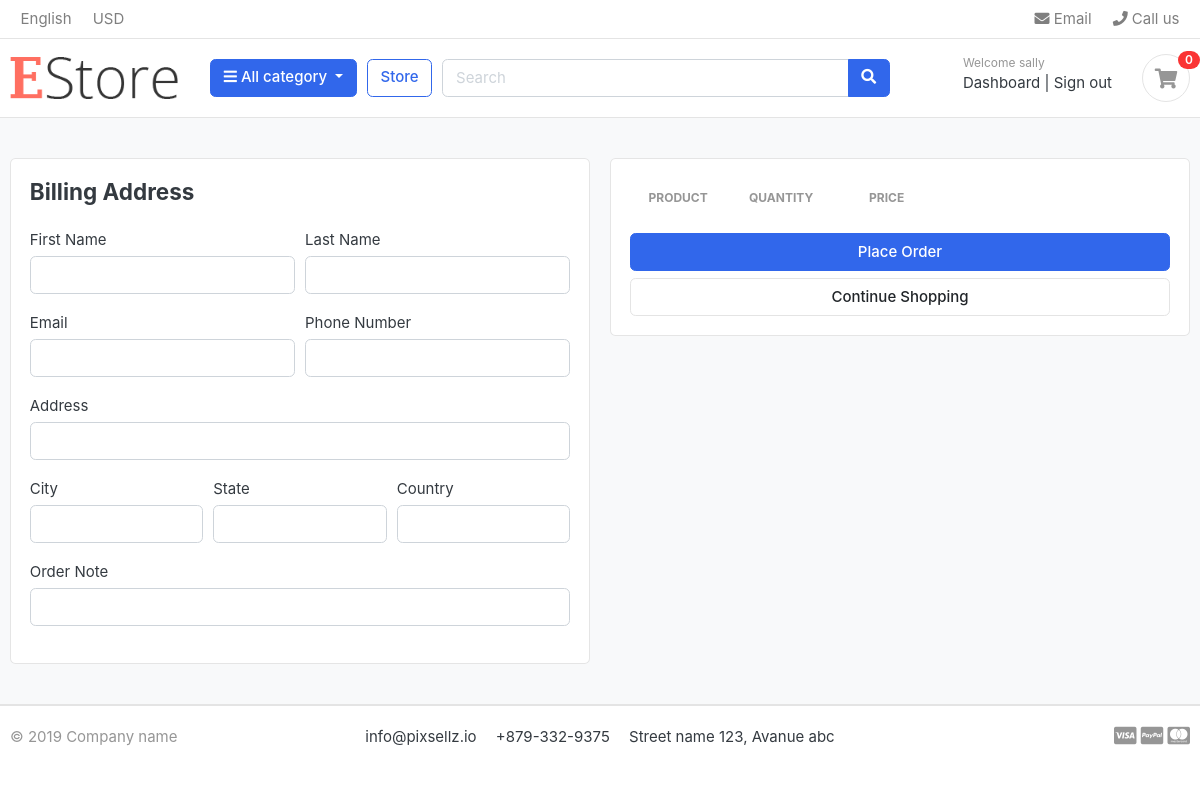
Page /cart/checkout/ (signed in) on the earlier database version.
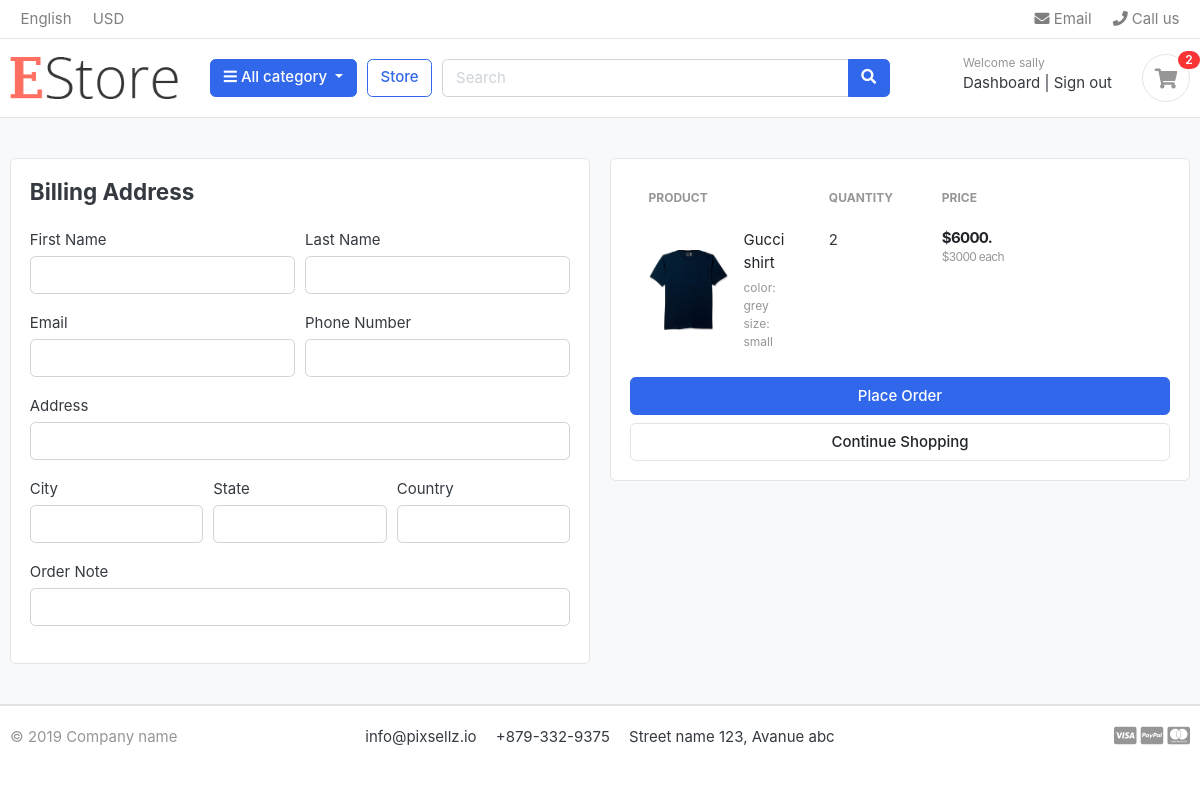
Same page on the later database version.
### cart/models.py (models this page shows, shortened)
class Cart_item(models.Model):
    user=models.ForeignKey(Account, on_delete=models.CASCADE, null=True)
    product=models.ForeignKey(Product, on_delete=models.CASCADE)
    variation=models.ManyToManyField(Variation, blank=True)
    cart=models.ForeignKey(Cart, on_delete=models.CASCADE, null=True)
    quantity=models.IntegerField()
    is_active=models.BooleanField(default=True)
    def sub_total(self):
        return self.product.price*self.quantity

### store/models.py (models this page shows, shortened)
class Product(models.Model):
    product_name = models.CharField(max_length=200, unique=True)
    slug= models.SlugField(max_length=200, unique=True)
    description = models.TextField(blank=True)
    price=models.IntegerField()
    images=models.ImageField(upload_to='photos/products')
    stock=models.IntegerField()
    is_available=models.BooleanField(default=True)
    category= models.ForeignKey(Category, on_delete=models.CASCADE)
    created_date=models.DateTimeField(auto_now_add=True)
    modified_date=models.DateField(auto_now=True)
    def get_url(self):
        return reverse ('product_details', args=[self.category.slug,self.slug])

class Variation(models.Model):
    product=models.ForeignKey(Product,on_delete=models.CASCADE)
    variation_category=models.CharField(max_length=500, choices=variation_category_choice)
    variation_value=models.CharField(max_length=60)
    is_active=models.BooleanField(default=True)
    created_date=models.DateTimeField(auto_now_add=True)
    objects=VariationManager()

### cart/views.py (the view)
# urls.py: path('checkout/', check_out, name="checkout"),
@login_required(login_url="signin")
def check_out(request,total=0, quantity=0, cart_item=None):
    try:
        tax=0
        grand_total=0
        if request.user.is_authenticated:
            cart_items=Cart_item.objects.filter(user=request.user, is_active=True)
        else:
            cart=Cart.objects.get(cart_id=_cart_id(request))
            cart_items=Cart_item.objects.filter(cart=cart, is_active=True)
        for cart_item in cart_items:
            total+=cart_item.product.price*cart_item.quantity
            quantity+=cart_item.quantity
        tax=2*total/100
        grand_total=tax+total
    except ObjectDoesNotExist:
        pass
    context={
        'total':total,
        'quantity':quantity,
        'cart_items':cart_items,
        'grand_total':grand_total,
        'tax':tax
    }
    return render(request, 'checkout.html', context)

### cart/context_processor.py (called while the page is built)
def counter(request):
    count=0
    if 'admin' in request.path:
        return {}
    else:
        try:
            cart=Cart.objects.filter(cart_id=_cart_id(request))
            if request.user.is_authenticated:
                print(request.user.is_authenticated)
                cart_items=Cart_item.objects.all().filter(user=request.user)
            else:
                cart_items=Cart_item.objects.all().filter(cart=cart[:1])
            for cart_item in cart_items:
                count+=cart_item.quantity
        except ObjectDoesNotExist:
            count=0
        return dict(count=count)

### cart/views.py (called while the page is built)
def _cart_id(request):
    cart = request.session.session_key
    if not cart:
        cart = request.session.create()
    return cart

### category/context_processors.py (called while the page is built)
def menu_links(request):
    links=Category.objects.all()
    return dict(links=links)

### category/models.py (called while the page is built)
    def get_url(self):
        return reverse ('store_category', args=[self.slug])

### templates/checkout.html (shortened to what this page needs)
{% extends 'base.html' %}
{% block content %}
{% load static %}
<section class="section-content padding-y bg">
<div class="container">
<div class="row">
	<aside class="col-lg-6">
<div class="card">
    <div class="card-body">
        <h4 class="card-title mb-4">Billing Address</h4>
        <form
       method ='POST' action="{% url 'place_order' %}" >
            <div class="form-row">
                <div class="col form-group">
                    <label for="">First Name</label>
                    <input type="text" name="first_name" class="form-control">
                </div>
                 <div class="col form-group">
                    <label for="">Last Name</label>
                    <input type="text" name="last_name" class="form-control">
                </div>
            </div>
            <div class="form-row">
                <div class="col form-group">
                    <label for="">Email</label>
                    <input type="email" name="email" class="form-control">
                </div>
                 <div class="col form-group">
                    <label for="">Phone Number</label>
                    <input type="text" name="phone" class="form-control">
                </div>
            </div>
            <div class="form-row">
                <div class="col form-group">
                    <label for="">Address </label>
                    <input type="text" name="address" class="form-control">
                </div>
            </div>
            <div class="form-row">
                <div class="col form-group">
                    <label for="">City</label>
                    <input type="text" name="city" class="form-control">
                </div>
                 <div class="col form-group">
                    <label for="">State</label>
                    <input type="text" name="state" class="form-control" required>
                </div>
                <div class="col form-group">
                    <label for="">Country</label>
                    <input type="text" name="country" class="form-control" required>
                </div>
            </div>
            <div class="form-row">
                <div class="col form-group">
                    <label for="">Order Note</label>
                    <input type="text" name="order_note" class="form-control">
                </div>
            </div>
    </div>
</div>
	</aside>
	<aside class="col-lg-6">
		<div class="card">
		<div class="card-body">
        <table class="table table-borderless table-shopping-cart">
<thead class="text-muted">
<tr class="small text-uppercase">
  <th scope="col">Product</th>
  <th scope="col" width="120">Quantity</th>
  <th scope="col" width="120">Price</th>
  <th scope="col" class="text-right" width="200"> </th>
</tr>
</thead>
<tbody>
{% for cart_item in cart_items%}
<tr>
	<td>
		<figure class="itemside align-items-center">
			<div class="aside"><img src="{{cart_item.product.images.url}}" class="img-sm"></div>
			<figcaption class="info">
				<a href="{{cart_item.product.get_url}}" class="title text-dark">{{ cart_item.product.product_name }}</a>
				{% if cart_item.variation.all %}
				{% for item in cart_item.variation.all %}
				<p class="text-muted small">{{item.variation_category}}: {{item.variation_value}}<br> </p>
				{% endfor %}
				{% endif %}
			</figcaption>
		</figure>
	</td>
	<td>
    <label for="">{{cart_item.quantity}}</label>
	</td>
	<td>
		<div class="price-wrap">
			<var class="price">${{cart_item.sub_total}}.</var>
			<small class="text-muted"> ${{cart_item.product.price}} each </small>
		</div>
	</td>
</tr>
{% endfor %}
</tbody>
</table>
            <button type="submit" name="submit" class="btn btn-primary btn-block">Place Order</button>
            <a href="{% url 'store' %}" name="submit" class="btn btn-light btn-block">Continue Shopping</a>
		</div>
		</div>
</aside>
</div>
</div>
</section>
</body>
</html>
{% endblock %}

### templates/includes/navbar.html (shortened to what this page needs)
{% load static %}
<header class="section-header">
<nav class="navbar p-md-0 navbar-expand-sm navbar-light border-bottom">
<div class="container">
  <div class="collapse navbar-collapse" id="navbarTop4">
    <ul class="navbar-nav mr-auto">
    	<li class="nav-item dropdown">
		 	<a href="#" class="nav-link">   English </a>
		</li>
		<li class="nav-item dropdown">
			<a href="#" class="nav-link"> USD </a>
		</li>
    </ul>
    <ul class="navbar-nav">
		<li><a href="#" class="nav-link"> <i class="fa fa-envelope"></i> Email </a></li>
		<li><a href="#" class="nav-link"> <i class="fa fa-phone"></i> Call us </a></li>
	</ul>
  </div>
</div>
</nav>
<section class="header-main border-bottom">
	<div class="container">
<div class="row align-items-center">
	<div class="col-lg-2 col-md-3 col-6">
		<a href="{% url 'home' %}" class="brand-wrap">
			<img class="logo" src="{% static './images/hi.png' %}">
		</a>
	</div>
	<div class="col-lg col-sm col-md col-6 flex-grow-0">
		<div class="category-wrap dropdown d-inline-block float-right">
			<button type="button" class="btn btn-primary dropdown-toggle" data-toggle="dropdown">
				<i class="fa fa-bars"></i> All category
			</button>
		</div>
	</div>
	<a href="{% url 'store' %}" class="btn btn-outline-primary">Store</a>
	<div class="col-lg  col-md-6 col-sm-12 col">
		<form action="{% url 'search' %}" class="search">
			<div class="input-group w-100">
			    <input type="text" class="form-control" style="width:60%;" placeholder="Search" name='keyword'>
			    <div class="input-group-append">
			      <button class="btn btn-primary" type="submit">
			        <i class="fa fa-search"></i>
			      </button>
			    </div>
		    </div>
		</form>
	</div>
	<div class="col-lg-3 col-sm-6 col-8 order-2 order-lg-3">
				<div class="d-flex justify-content-end mb-3 mb-lg-0">
				{% if user.id is None %}
					<div class="widget-header">
						<small class="title text-muted">Welcome guest!</small>
						<div>
							<a href="{% url 'signin' %}">Sign in</a> <span class="dark-transp"> | </span>
							<a href="{% url 'register' %}"> Register</a>
						</div>
					</div>
					{% else %}
					<div class="widget-header">
						<small class="title text-muted">Welcome {{user.first_name}}</small>
						<div>
							<a href="{% url 'dashboard' %}">Dashboard</a> <span class="dark-transp"> | </span>
							<a href="{% url 'logout' %}">Sign out</a>
						</div>
					</div>
					{% endif %}
					<a href="{% url 'cart' %}" class="widget-header pl-3 ml-3">
						<div class="icon icon-sm rounded-circle border"><i class="fa fa-shopping-cart"></i></div>
						<span class="badge badge-pill badge-danger notify">{{count}}</span>
					</a>
				</div>
			</div>
</div>
	</div>
</section>
</header>

Differences in the rows shown:
added Cart_item: product.images (picture), product.product_name "Gucci shirt", quantity "2", sub_total "6000", product.price "3000"
now on this page (row unchanged): Variation: variation_category "color", variation_value "grey"
now on this page (row unchanged): Variation: variation_category "size", variation_value "small"
Other differences:
{{ count }}: "0" → "2"
